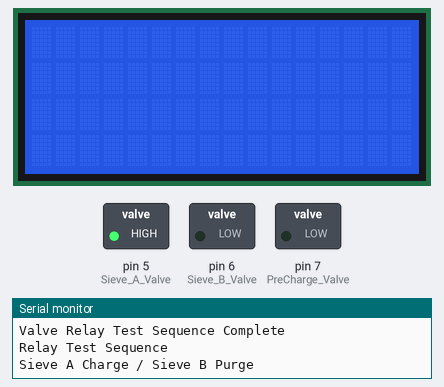
The sketch below on a simulated Arduino Uno, built with avr-gcc and run on an emulated ATmega328P. Parts: 16×4 character LCD, switched loads named in the sketch (green lamp = pin HIGH), the last lines printed to the serial monitor.

Above: at 8.5 s.
At 16.3 s:
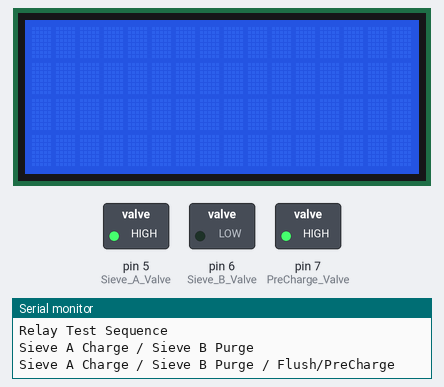
At 16.8 s:
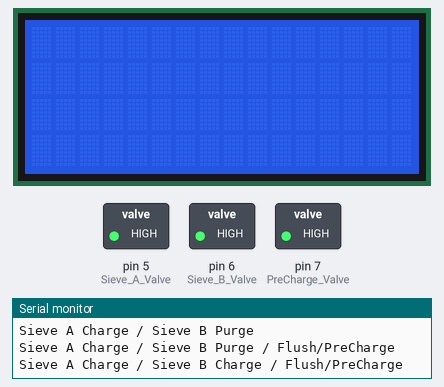
At 24.7 s:
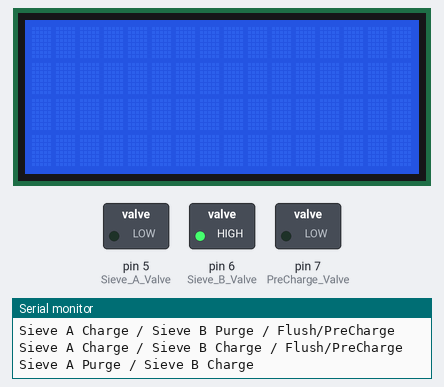
At 32.4 s:
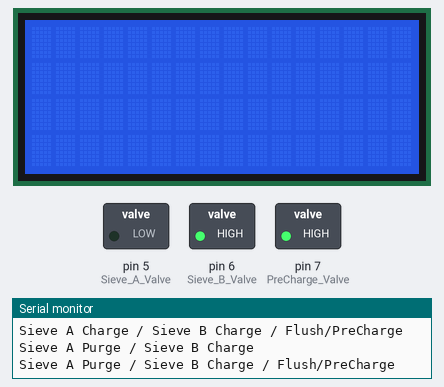
Timing chart, 0 to 43.1 s (numbered marks = the images above):
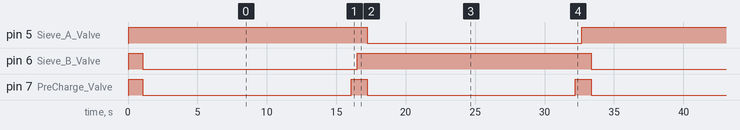

The sketch:

Code_TA2_Y1.ino
```cpp
/*
   Receive data sent by the OCS-3F sensor and display it on the 1602LCD
  Compatible with the Arduino IDE 1.8.5
  Library version:1.1
*/
#include <Wire.h>
#include <LiquidCrystal_I2C.h>

LiquidCrystal_I2C lcd(0x27, 16, 4); // set the LCD address to 0x27 for a 16 chars and 2 line display

int Sieve_A_Valve = 5; //Defined Pin as Variable
int Sieve_B_Valve = 6; //Defined Pin as Variable
int PreCharge_Valve = 7; //Defined Pin as Variable
// VARIABLE CREATION
//**************************************************************************
unsigned long Relay_Test_Delay; //delay variable creation
unsigned long Startup_Purge_Delay; //delay variable creation
unsigned long Production_Delay; //delay variable creation
unsigned long Flush_Delay; //delay variable creation
unsigned long PreCharge_Delay; //delay variable creation

void setup()
{
  lcd.init();                      // initialize the lcd
  lcd.backlight();
  Serial.begin(9600);

   // STARTUP
  //**************************************************************************
  // Serial Port initialization
  Serial.begin(9600);


  // SET PIN MODE FOR PINS IN PROGRAM
  //**************************************************************************
  pinMode(Sieve_A_Valve, OUTPUT);
  pinMode(Sieve_B_Valve, OUTPUT);
  pinMode(PreCharge_Valve, OUTPUT);

  //  SET DELAY TIMING HERE
  //**************************************************************************
  Relay_Test_Delay = 0;
  Startup_Purge_Delay = 1000;
  Production_Delay = 15000;
  Flush_Delay = 450;
  PreCharge_Delay = 700;

  // VALVE RELAY TEST SEQUENCE
  //**************************************************************************
  Serial.println("Relay Test Sequence");
  digitalWrite(Sieve_A_Valve, HIGH); //Turn on relay
  delay(Relay_Test_Delay);
  digitalWrite(Sieve_B_Valve, HIGH); //Turn on relay
  delay(Relay_Test_Delay);
  digitalWrite(PreCharge_Valve, HIGH); //Turn on relay
  delay(Relay_Test_Delay);
  Serial.println("Valve Relay Test Sequence Complete");
  delay(Relay_Test_Delay);


  // STARTUP PURGE
  //**************************************************************************
  Serial.println("Relay Test Sequence");
  digitalWrite(Sieve_A_Valve, HIGH); //Turn on relay
  digitalWrite(Sieve_B_Valve, HIGH); //Turn on relay
  digitalWrite(PreCharge_Valve, HIGH); //Turn on relay
  delay(Startup_Purge_Delay);

}

void loop()
{
  typedef unsigned char u8;
  typedef unsigned int u16;
  int inByte;
  u8 temp;
  u8 i, j, o2[12];
  u16 o2c, o2f, o2t; //Define oxygen concentration, flow rate and temperature

  //CYCLE 1
  //**************************************************************************
  Serial.println("Sieve A Charge / Sieve B Purge");
  digitalWrite(Sieve_A_Valve, HIGH);
  digitalWrite(Sieve_B_Valve, LOW);
  digitalWrite(PreCharge_Valve, LOW);
  delay(Production_Delay);


  //CYCLE 2
  //**************************************************************************
  Serial.println("Sieve A Charge / Sieve B Purge / Flush/PreCharge");
  digitalWrite(Sieve_A_Valve, HIGH);
  digitalWrite(Sieve_B_Valve, LOW);
  digitalWrite(PreCharge_Valve, HIGH);
  delay(Flush_Delay) ;


  //CYCLE 3
  //**************************************************************************
  Serial.println("Sieve A Charge / Sieve B Charge / Flush/PreCharge");
  digitalWrite(Sieve_A_Valve, HIGH);
  digitalWrite(Sieve_B_Valve, HIGH);
  digitalWrite(PreCharge_Valve, HIGH);
  delay(PreCharge_Delay);

  //CYCLE 4
  //**************************************************************************
  Serial.println("Sieve A Purge / Sieve B Charge");
  digitalWrite(Sieve_A_Valve, LOW);
  digitalWrite(Sieve_B_Valve, HIGH);
  digitalWrite(PreCharge_Valve, LOW);
  delay(Production_Delay);

  //CYCLE 5
  //**************************************************************************
  Serial.println("Sieve A Purge / Sieve B Charge / Flush/PreCharge");
  digitalWrite(Sieve_A_Valve, LOW);
  digitalWrite(Sieve_B_Valve, HIGH);
  digitalWrite(PreCharge_Valve, HIGH);
  delay(Flush_Delay);


  //CYCLE 6
  //**************************************************************************
  Serial.println("Sieve A Charge / Sieve B Charge / Flush/PreCharge");
  digitalWrite(Sieve_A_Valve, HIGH);
  digitalWrite(Sieve_B_Valve, HIGH);
  digitalWrite(PreCharge_Valve, HIGH);
  delay(PreCharge_Delay) ;

  // when characters arrive over the serial port...
  if (Serial.available()) {
    // wait a bit for the entire message to arrive
    delay(100);
    // clear the screen
    lcd.clear();
    // read all the available characters
    while (Serial.available() > 0) {

      inByte = Serial.read();

      //----Receiving part----
      if ((o2[0] == 0x16) && (o2[1] == 0x09) && (o2[2] == 0x01)) //Determine if the first two bytes are received correctly, I is the global variable
      {
        o2[i] = inByte;
        i++;
      }
      else           //If one of the first three bytes received is incorrect, the first two bytes will be judged
      {
        if ((o2[0] == 0x16) && (o2[1] == 0x09))
        {
          if ( inByte == 0x01)
          {
            o2[2] =  inByte;
            i++;
          }
          else
          {
            i = 0;
            for (j = 0; j < 12; j++)
            {
              o2[j] = 0;
            }
          }
        }
        else
        {
          if (o2[0] == 0x16)
          {
            if ( inByte == 0x09)
            {
              o2[1] =  inByte;
              i++;
            }
            else
            {
              i = 0;
              for (j = 0; j < 12; j++)
              {
                o2[j] = 0;
              }
            }
          }
          else
          {
            if ( inByte == 0x16)
            {
              o2[0] =  inByte;
              i++;
            }
            else
            {
              i = 0;
              for (j = 0; j < 12; j++)
              {
                o2[j] = 0;
              }
            }
          }
        }
      }
     //----Receiving part----


      if (i == 12)   //Data received complete, start calibration
      {
        temp = 0;
        for (j = 0; j < 12; j++)
        {
          temp += o2[j];
        }
        if (temp == 0)     //Check passed, calculate oxygen concentration, flow, temperature value
        {
          o2c = o2[3] * 256 + o2[4];     //Oxygen concentration
          o2f = o2[5] * 256 + o2[6];     //Oxygen flow value
          o2t = o2[7] * 256 + o2[8];     //Oxygen temperature
        }


        i = 0;
        for (j = 0; j < 12; j++)           //Initialize array
        {
          o2[j] = 0;
        }

    //---O2
     lcd.setCursor(0, 0);               //Set the display pointer
     lcd.print("O2:");
     lcd.setCursor(5, 0);
     lcd.print(o2c/100);
     lcd.print(o2c/10%10);
     lcd.print(".");
     lcd.print(o2c%10);
     lcd.print("%");

    //---Flow
     lcd.setCursor(0, 1);
     lcd.print("Flow:");
     lcd.setCursor(6, 1);
     lcd.print(o2f/10%10);
     lcd.print(".");
     lcd.print(o2f%10);
     lcd.print("L/min");
      }


    }
  }
}
```

Measured:
- by itself, pin 5 (Sieve_A_Valve), pin 6 (Sieve_B_Valve): alternates HIGH for 16.9 s and LOW for 15.5 s
- by itself, pin 7 (PreCharge_Valve): alternates HIGH for 1.2 s and LOW for 15.0 s
- by itself, everything shown: repeats every 32.3 s, in 6 steps
